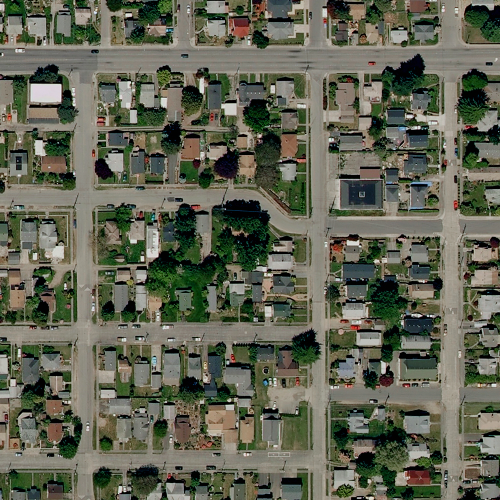
#> input picture dataset/X/aerial01.jpg, 1000 x 1000 px (shown at 1/2 size); its folder holds 4 pictures in this run
$ python pathplanner.py
#> lines starting #> are read from the running program, lines starting #| are printed output that depends on the picture
### toolbox.py
import os
import multiprocessing
import cv2
import numpy as np

import matplotlib.pyplot as plt

os.environ["QT_LOGGING_RULES"] = "qt5ct.debug=false"


def imread(path, color="rgb"):
    """Loads image from path"""
#> called with path = '../../dataset/X/aerial01.jpg', color = 'rgb'
    if color == "grayscale":
        return cv2.cvtColor(cv2.imread(path), cv2.COLOR_BGR2GRAY)
    elif color == "rgb":
        return cv2.cvtColor(cv2.imread(path), cv2.COLOR_BGR2RGB)
    elif color == "hsv":
        return cv2.cvtColor(cv2.imread(path), cv2.COLOR_BGR2HSV)
    elif color == "rgbh":
        img = cv2.cvtColor(cv2.imread(path), cv2.COLOR_BGR2RGB)
        h, w = img.shape[0:2]
        R = img[:, :, 0].flatten()
        G = img[:, :, 1].flatten()
        B = img[:, :, 2].flatten()
        c1 = np.arctan2(R, np.maximum(G, B)).reshape((h, w))
        c2 = np.arctan2(G, np.maximum(R, B)).reshape((h, w))
        c3 = np.arctan2(B, np.maximum(G, R)).reshape((h, w))
        H = np.arctan2(np.cbrt(G - B), 2 * R - G - B).reshape((h, w))
        return np.dstack((c1, c2, c3, H))


# [157 lines left out: functions grid_list, grid_list_overlap, score, draw_path, save_image, visualize_training and 1 more, not called in this run]

### comparisons/svm traversability regression/pathplanner.py
import os
import time
import argparse
import itertools
import multiprocessing
import pickle

import cv2 as cv
import numpy as np
import sklearn.model_selection

import sys

sys.path.append("../../")

import toolbox
import graphmapx

# Leitura dos argumentos de linha de comando
ap = argparse.ArgumentParser()
ap.add_argument(
    "--test", type=int, default=1, required=False, help="Select a map to use as test"
)
ap.add_argument(
    "--use", type=int, default=7, required=False, help="Select how many images to use"
)
args = ap.parse_args()

try:
    from google.colab import drive, auth

    drive.mount("/content/drive")
    root = "drive/My Drive/Colab Notebooks/TFCN"
except:
    root = "."

W_path = os.path.join(root, "svm")
X_path = os.path.join("../../", "dataset", "X")
Y_path = os.path.join("../../", "dataset", "Y")
KP_path = os.path.join("../../", "dataset", "kp")
KN_path = os.path.join("../../", "dataset", "kn")

# Criação de diretório para armazenar os caminhos calculados
P_path = os.path.join(root, "paths%d" % (args.use))
if not os.path.exists(P_path):
    os.mkdir(P_path)

X = list()
Y = list()
X_colored = list()

for imagename in sorted(os.listdir(X_path)[: args.use]):
    if imagename.endswith(".jpg"):
        x = toolbox.imread(os.path.join(X_path, imagename), color="rgb")
        x_colored = toolbox.imread(os.path.join(X_path, imagename), color="rgb")
        y = toolbox.imread(os.path.join(Y_path, imagename), color="grayscale")
#> call 3 of imread, with path = '../../dataset/Y/aerial01.jpg', color = 'grayscale'
#> in imread (call 3), `return cv2.cvtColor(cv2.imread(path), cv2.COLOR_BGR2GRAY)`:
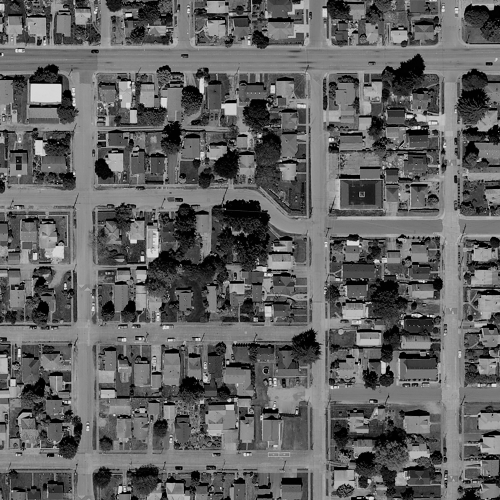
#> returned value: shape (1000, 1000) (shown at 1/2 size); min 0, max 254, mean 97.2
        X.append(x)
        X_colored.append(x_colored)
        y = cv.resize(y, (125, 125)) / np.max(y)
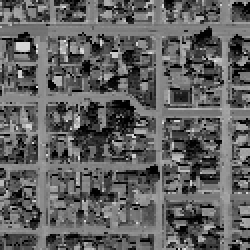
#> y: shape (125, 125) float64 (shown 2 times larger); min 0, max 0.945, mean 0.382
        Y.append(y)
#> pass 2 of the loop `for imagename in sorted(os.listdir(X_path)[: args.use]):`:
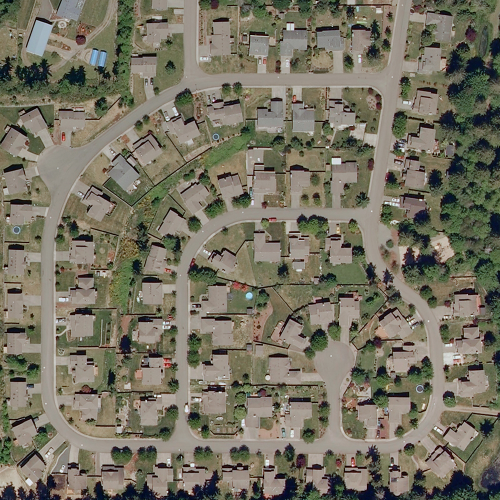
#> input picture dataset/X/aerial02.jpg, 1000 x 1000 px (shown at 1/2 size)
#> in imread (call 6), `return cv2.cvtColor(cv2.imread(path), cv2.COLOR_BGR2GRAY)`:
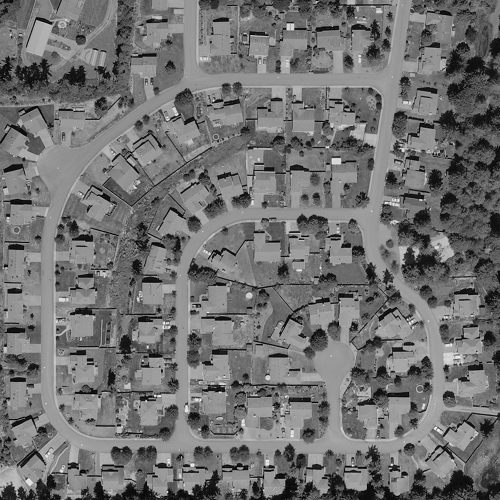
#> returned value: shape (1000, 1000) (shown at 1/2 size); min 0, max 253, mean 113.8
#> `y = cv.resize(y, (125, 125)) / np.max(y)`:
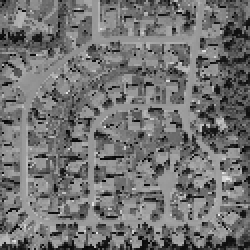
#> y: shape (125, 125) float64 (shown 2 times larger); min 0.00791, max 0.929, mean 0.451
#> pass 3 of the loop `for imagename in sorted(os.listdir(X_path)[: args.use]):`:
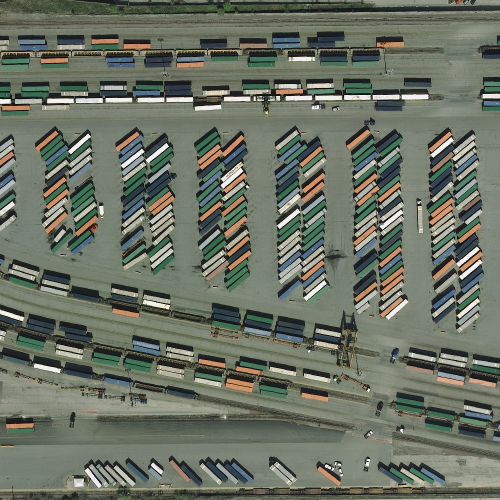
#> input picture dataset/X/aerial03.jpg, 1000 x 1000 px (shown at 1/2 size)
#> in imread (call 9), `return cv2.cvtColor(cv2.imread(path), cv2.COLOR_BGR2GRAY)`:
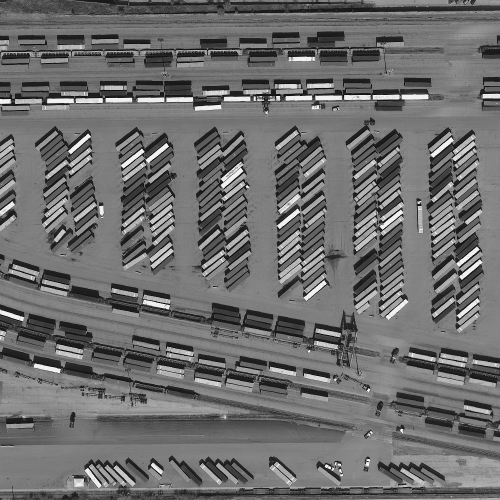
#> returned value: shape (1000, 1000) (shown at 1/2 size); min 0, max 255, mean 109.5
#> `y = cv.resize(y, (125, 125)) / np.max(y)`:
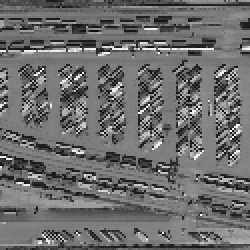
#> y: shape (125, 125) float64 (shown 2 times larger); min 0.0353, max 0.996, mean 0.43
#> the loop made 4 passes; the first 3 are shown

X = np.array(X).astype(np.float32)
Y = np.expand_dims(np.array(Y), 3).astype(np.float32)

resolution = 15


def extract_features(region):
    features = []
    # 1) The average value r of the red content in the image
    features.append(np.mean(region[:, :, 0]))
    # 2) The average value g of the green content in the image.
    features.append(np.mean(region[:, :, 1]))
    # 3) The average value b of the blue content in the image.
    features.append(np.mean(region[:, :, 2]))
    # 4) The mean m of the gray image.
    gray_region = cv.cvtColor(region, cv.COLOR_BGR2GRAY)
    mu = np.mean(gray_region)
    features.append(mu)
    # 5) The standard deviation σ of the gray image.
    features.append(np.array(np.std(gray_region)))
    # 6) The smoothness R of the gray image.
    H = np.histogram(gray_region, bins=256)[0] + 1
    total = np.sum(H)
    numerator = np.sum([(zi / total) * (zi - mu) ** 2 for zi in H])
    R = numerator / (1 + numerator)
    features.append(R)
    # 7) The third moment μ3 . The feature is a measurement of the skewness of a histogram.
    features.append(np.sum([(zi / total) * (zi - mu) ** 3 for zi in H]))
    # 8) The uniformity U.
    features.append(np.sum([(zi / total) ** 2 for zi in H]))
    # 9) The entropy e. The feature is a measurement of randomness for the all gray levels of the intensity histogram.
    e = -np.sum([(zi / total) * np.log2(zi / total) for zi in H])
    features.append(e)

    return features


cross_val = sklearn.model_selection.LeaveOneOut()
cross_val.get_n_splits(X)

# Total de amostras no dataset original
N = len(X)

# Percorre as divisões de conjuntos de treino e teste
# Leave One Out
for train_index, test_index in cross_val.split(X):

    if test_index + 1 != args.test:
        continue

    filename = os.path.join(W_path, "svm-%d-%02d.pkl" % (args.use, test_index + 1))
#> (the run stopped early here; a loop or call above may not have finished)
